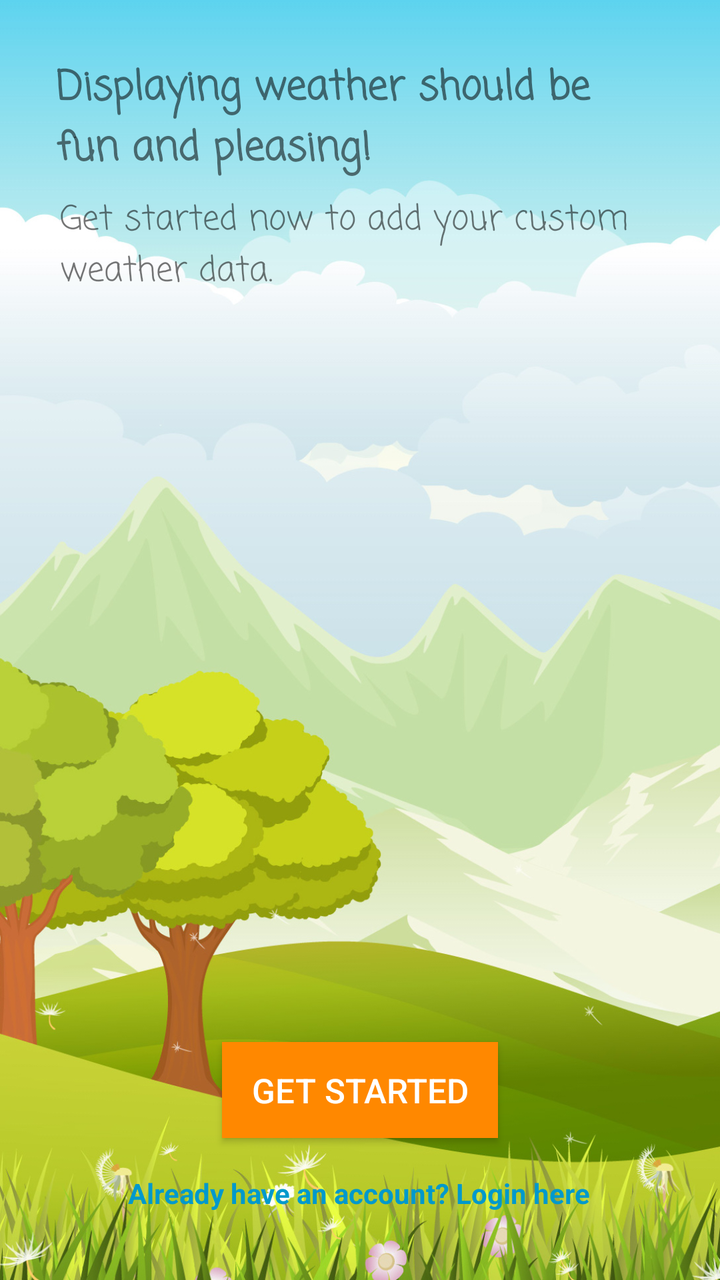
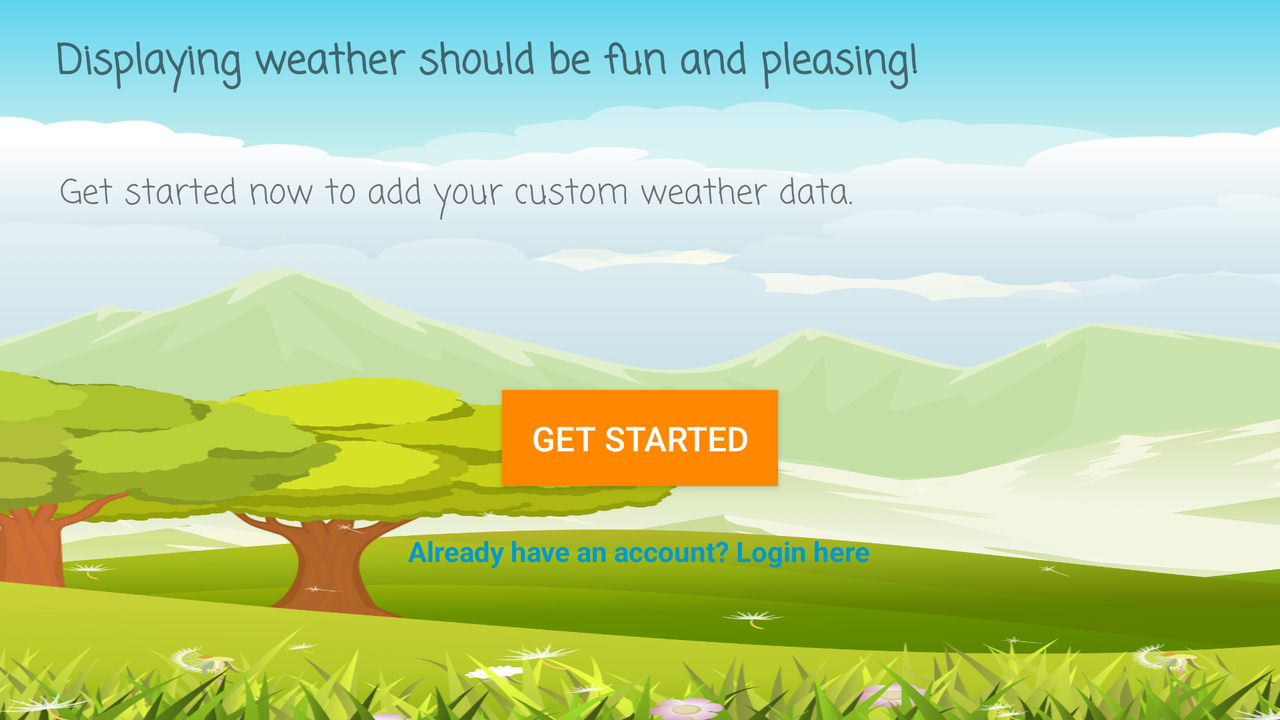

First picture: res/layout/ on a phone held upright. Second picture: the repository's own variant of that layout, on a device whose configuration matches the variant's folder. Source for both follows.
<!-- AndroidManifest.xml: activity theme NoAction -->
<!-- res/layout/activity_intro.xml -->
<?xml version="1.0" encoding="utf-8"?>
<android.support.constraint.ConstraintLayout xmlns:android="http://schemas.android.com/apk/res/android"
    xmlns:app="http://schemas.android.com/apk/res-auto"
    xmlns:tools="http://schemas.android.com/tools"
    android:layout_width="match_parent"
    android:layout_height="match_parent"
    android:background="@drawable/trees"
    tools:context="com.example.guest.weatherandroid.Activities.MainActivity">

    <Button
        android:id="@+id/getWeatherButton"
        style="@style/Widget.AppCompat.Button.Colored"
        android:layout_width="138dp"
        android:layout_height="48dp"
        android:layout_marginBottom="71dp"
        android:background="@android:color/holo_orange_dark"
        android:text="Get Started"
        android:textColor="@android:color/background_light"
        android:textSize="17sp"
        app:layout_constraintBottom_toBottomOf="parent"
        app:layout_constraintLeft_toLeftOf="parent"

        app:layout_constraintRight_toRightOf="parent"
        tools:layout_constraintLeft_creator="1"
        tools:layout_constraintRight_creator="1" />

    <TextView
        android:id="@+id/textView3"
        android:layout_width="233dp"
        android:layout_height="22dp"
        android:text="Already have an account? Login here"
        android:textColor="@android:color/holo_blue_dark"
        android:textStyle="bold"
        tools:layout_constraintTop_creator="1"
        tools:layout_constraintRight_creator="1"
        app:layout_constraintRight_toRightOf="parent"
        android:layout_marginTop="18dp"
        app:layout_constraintTop_toBottomOf="@+id/getWeatherButton"
        tools:layout_constraintLeft_creator="1"
        app:layout_constraintLeft_toLeftOf="parent"
        app:layout_constraintHorizontal_bias="0.503" />

    <TextView
        android:id="@+id/textView4"
        android:layout_width="0dp"
        android:layout_height="60dp"
        android:fontFamily="casual"
        android:text="Displaying weather should be fun and pleasing!"
        android:textSize="20sp"
        android:textStyle="bold"
        tools:layout_constraintTop_creator="1"
        tools:layout_constraintRight_creator="1"
        android:layout_marginStart="28dp"
        android:layout_marginEnd="28dp"
        app:layout_constraintRight_toRightOf="parent"
        android:layout_marginTop="29dp"
        tools:layout_constraintLeft_creator="1"
        app:layout_constraintLeft_toLeftOf="parent"
        app:layout_constraintTop_toTopOf="parent" />

    <TextView
        android:id="@+id/textView5"
        android:layout_width="0dp"
        android:layout_height="50dp"
        android:fontFamily="casual"
        android:text="Get started now to add your custom weather data."
        android:textSize="17sp"
        tools:layout_constraintTop_creator="1"
        tools:layout_constraintRight_creator="1"
        android:layout_marginStart="30dp"
        android:layout_marginEnd="30dp"
        app:layout_constraintRight_toRightOf="parent"
        android:layout_marginTop="8dp"
        app:layout_constraintTop_toBottomOf="@+id/textView4"
        tools:layout_constraintLeft_creator="1"
        app:layout_constraintLeft_toLeftOf="parent" />

</android.support.constraint.ConstraintLayout>
<!-- resources referenced by this layout -->
<resources>
  <!-- drawable trees: jpg bitmap (drawable, 289167 bytes) -->
  <style name="NoAction" parent="Theme.AppCompat.Light.NoActionBar" />
</resources>
<!-- res/layout-land/activity_intro.xml (the author's variant of the layout above) -->
<!-- drawn on the phone turned sideways -->
<?xml version="1.0" encoding="utf-8"?>
<android.support.constraint.ConstraintLayout xmlns:android="http://schemas.android.com/apk/res/android"
    xmlns:app="http://schemas.android.com/apk/res-auto"
    xmlns:tools="http://schemas.android.com/tools"
    android:layout_width="match_parent"
    android:layout_height="match_parent"
    android:background="@drawable/trees"
    tools:context="com.example.guest.weatherandroid.Activities.MainActivity">

    <Button
        android:id="@+id/getStartedButton"
        style="@style/Widget.AppCompat.Button.Colored"
        android:layout_width="138dp"
        android:layout_height="48dp"
        android:layout_marginBottom="117dp"
        android:background="@android:color/holo_orange_dark"
        android:text="Get Started"
        android:textColor="@android:color/background_light"
        android:textSize="17sp"
        app:layout_constraintBottom_toBottomOf="parent"
        app:layout_constraintLeft_toLeftOf="parent"

        app:layout_constraintRight_toRightOf="parent"
        tools:layout_constraintLeft_creator="1"
        tools:layout_constraintRight_creator="1" />

    <TextView
        android:id="@+id/loginTextView"
        android:layout_width="233dp"
        android:layout_height="22dp"
        android:layout_marginTop="23dp"
        android:text="Already have an account? Login here"
        android:textColor="@android:color/holo_blue_dark"
        android:textStyle="bold"
        app:layout_constraintHorizontal_bias="0.501"
        app:layout_constraintLeft_toLeftOf="parent"
        app:layout_constraintRight_toRightOf="parent"
        app:layout_constraintTop_toBottomOf="@+id/getStartedButton"
        tools:layout_constraintLeft_creator="1"
        tools:layout_constraintRight_creator="1"
        tools:layout_constraintTop_creator="1" />

    <TextView
        android:id="@+id/textView4"
        android:layout_width="0dp"
        android:layout_height="60dp"
        android:fontFamily="casual"
        android:text="Displaying weather should be fun and pleasing!"
        android:textSize="20sp"
        android:textStyle="bold"
        tools:layout_constraintTop_creator="1"
        tools:layout_constraintRight_creator="1"
        android:layout_marginStart="28dp"
        android:layout_marginEnd="28dp"
        app:layout_constraintRight_toRightOf="parent"
        android:layout_marginTop="16dp"
        tools:layout_constraintLeft_creator="1"
        app:layout_constraintLeft_toLeftOf="parent"
        app:layout_constraintTop_toTopOf="parent" />

    <TextView
        android:id="@+id/textView5"
        android:layout_width="0dp"
        android:layout_height="50dp"
        android:fontFamily="casual"
        android:text="Get started now to add your custom weather data."
        android:textSize="17sp"
        tools:layout_constraintTop_creator="1"
        tools:layout_constraintRight_creator="1"
        android:layout_marginStart="30dp"
        android:layout_marginEnd="30dp"
        app:layout_constraintRight_toRightOf="parent"
        android:layout_marginTop="8dp"
        app:layout_constraintTop_toBottomOf="@+id/textView4"
        tools:layout_constraintLeft_creator="1"
        app:layout_constraintLeft_toLeftOf="parent" />


</android.support.constraint.ConstraintLayout>
